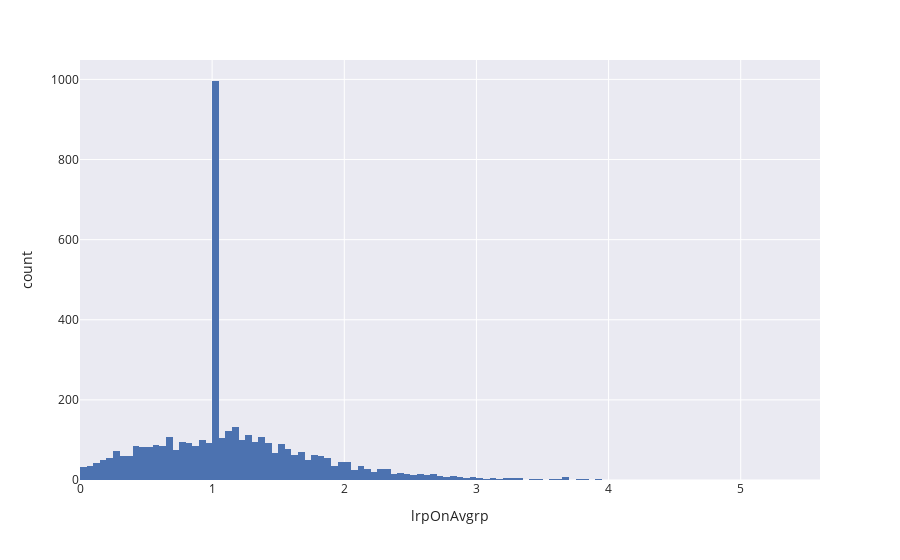

Here is the notebook cell this chart was saved with:
### Code cell
px.histogram(df_players, x="lrpOnAvgrp").show()

### Figure 1 — Plotly figure (JSON) as saved in the notebook; plotly's stock layout.template omitted (floating-point values rounded to 4 significant figures; data arrays with more than 128 entries replaced by an {"elided": "..."} marker saying what was removed)
{"data": [{"alignmentgroup": "True", "bingroup": "x", "hovertemplate": "lrpOnAvgrp=%{x}<br>count=%{y}<extra></extra>", "legendgroup": "", "marker": {"color": "rgb(76,114,176)", "pattern": {"shape": ""}}, "name": "", "offsetgroup": "", "orientation": "v", "showlegend": false, "type": "histogram", "x": {"elided": "10103 float values"}, "xaxis": "x", "yaxis": "y"}], "layout": {"barmode": "relative", "legend": {"tracegroupgap": 0}, "margin": {"t": 60}, "xaxis": {"anchor": "y", "domain": [0, 1], "title": {"text": "lrpOnAvgrp"}}, "yaxis": {"anchor": "x", "domain": [0, 1], "title": {"text": "count"}}}}
